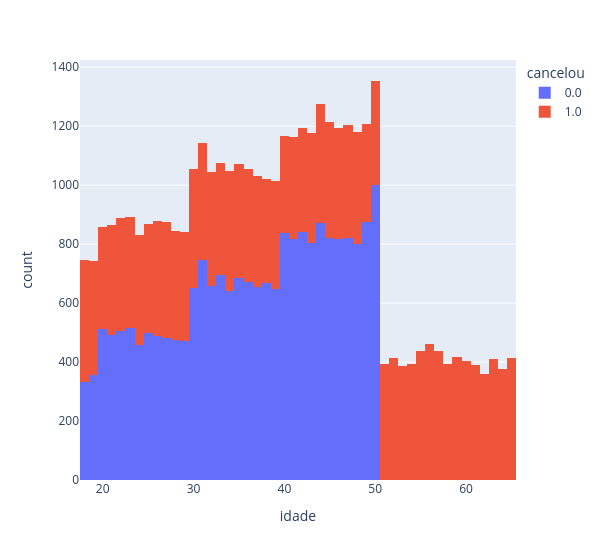
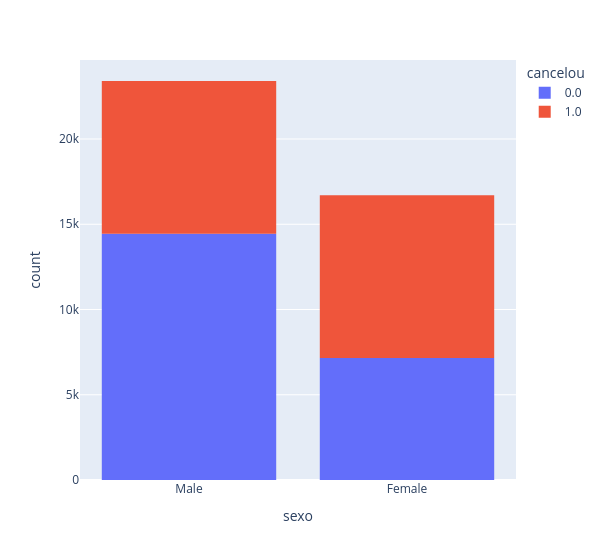
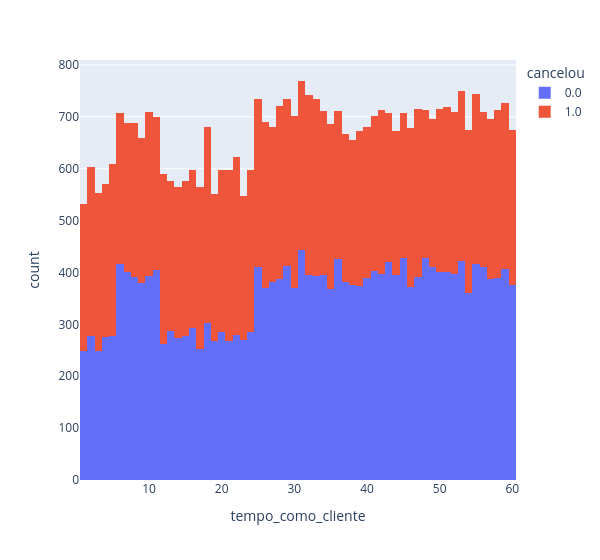
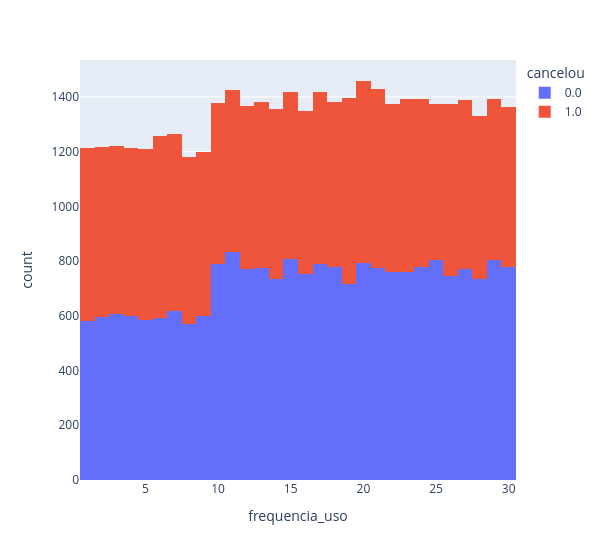

Write notebook code for charts like these, in order.
### Code cell
## Passo 5: Analisando como as colunas impactam no cancelamento

# Verificar quantidade de cancelamentos por contrato

display(tabela["duracao_contrato"].value_counts())

# Normalizando e formatando os cancelamentos por contrato
display(tabela["duracao_contrato"].value_counts(normalize=True).map("{:.1%}".format))

# Agrupando informações da duração de contrato
display(tabela.groupby("duracao_contrato").mean(numeric_only=True))

# Analisando informações do contrato mensal
tabela = tabela[tabela["duracao_contrato"]!="Monthly"]
display(tabela["cancelou"].value_counts())
display(tabela["cancelou"].value_counts(normalize=True).map("{:.1%}".format))

# Analisando assinaturas
display(tabela["assinatura"].value_counts(normalize=True))
display(tabela.groupby("assinatura").mean(numeric_only=True))

# Criando gráficos para uma melhor visualização
for coluna in tabela.columns:
    grafico = px.histogram(tabela, x=coluna, color="cancelou", width=600)
    grafico.show()

# Verificano os cancelamentos por dias de atraso e ligações ao call center
tabela = tabela[tabela["ligacoes_callcenter"]<5]
tabela = tabela[tabela["dias_atraso"]<=20]

# Verificano a tabela com as novas análises
display(tabela["cancelou"].value_counts())
display(tabela["cancelou"].value_counts(normalize=True).map("{:.1%}".format))

### Figure 1 — Plotly figure (JSON) as saved in the notebook; plotly's stock layout.template omitted (floating-point values rounded to 4 significant figures; data arrays with more than 128 entries replaced by an {"elided": "..."} marker saying what was removed)
{"data": [{"bingroup": "x", "hovertemplate": "cancelou=0.0<br>idade=%{x}<br>count=%{y}<extra></extra>", "legendgroup": "0.0", "marker": {"color": "#636efa", "pattern": {"shape": ""}}, "name": "0.0", "orientation": "v", "showlegend": true, "type": "histogram", "x": {"elided": "21603 float values"}, "xaxis": "x", "yaxis": "y"}, {"bingroup": "x", "hovertemplate": "cancelou=1.0<br>idade=%{x}<br>count=%{y}<extra></extra>", "legendgroup": "1.0", "marker": {"color": "#EF553B", "pattern": {"shape": ""}}, "name": "1.0", "orientation": "v", "showlegend": true, "type": "histogram", "x": {"elided": "18509 float values"}, "xaxis": "x", "yaxis": "y"}], "layout": {"barmode": "relative", "legend": {"title": {"text": "cancelou"}, "tracegroupgap": 0}, "margin": {"t": 60}, "width": 600, "xaxis": {"anchor": "y", "domain": [0, 1], "title": {"text": "idade"}}, "yaxis": {"anchor": "x", "domain": [0, 1], "title": {"text": "count"}}}}

### Figure 2 — Plotly figure (JSON) as saved in the notebook; plotly's stock layout.template omitted (floating-point values rounded to 4 significant figures; data arrays with more than 128 entries replaced by an {"elided": "..."} marker saying what was removed)
{"data": [{"bingroup": "x", "hovertemplate": "cancelou=0.0<br>sexo=%{x}<br>count=%{y}<extra></extra>", "legendgroup": "0.0", "marker": {"color": "#636efa", "pattern": {"shape": ""}}, "name": "0.0", "orientation": "v", "showlegend": true, "type": "histogram", "x": {"elided": "21603 str values"}, "xaxis": "x", "yaxis": "y"}, {"bingroup": "x", "hovertemplate": "cancelou=1.0<br>sexo=%{x}<br>count=%{y}<extra></extra>", "legendgroup": "1.0", "marker": {"color": "#EF553B", "pattern": {"shape": ""}}, "name": "1.0", "orientation": "v", "showlegend": true, "type": "histogram", "x": {"elided": "18509 str values"}, "xaxis": "x", "yaxis": "y"}], "layout": {"barmode": "relative", "legend": {"title": {"text": "cancelou"}, "tracegroupgap": 0}, "margin": {"t": 60}, "width": 600, "xaxis": {"anchor": "y", "domain": [0, 1], "title": {"text": "sexo"}}, "yaxis": {"anchor": "x", "domain": [0, 1], "title": {"text": "count"}}}}

### Figure 3 — Plotly figure (JSON) as saved in the notebook; plotly's stock layout.template omitted (floating-point values rounded to 4 significant figures; data arrays with more than 128 entries replaced by an {"elided": "..."} marker saying what was removed)
{"data": [{"bingroup": "x", "hovertemplate": "cancelou=0.0<br>tempo_como_cliente=%{x}<br>count=%{y}<extra></extra>", "legendgroup": "0.0", "marker": {"color": "#636efa", "pattern": {"shape": ""}}, "name": "0.0", "orientation": "v", "showlegend": true, "type": "histogram", "x": {"elided": "21603 float values"}, "xaxis": "x", "yaxis": "y"}, {"bingroup": "x", "hovertemplate": "cancelou=1.0<br>tempo_como_cliente=%{x}<br>count=%{y}<extra></extra>", "legendgroup": "1.0", "marker": {"color": "#EF553B", "pattern": {"shape": ""}}, "name": "1.0", "orientation": "v", "showlegend": true, "type": "histogram", "x": {"elided": "18509 float values"}, "xaxis": "x", "yaxis": "y"}], "layout": {"barmode": "relative", "legend": {"title": {"text": "cancelou"}, "tracegroupgap": 0}, "margin": {"t": 60}, "width": 600, "xaxis": {"anchor": "y", "domain": [0, 1], "title": {"text": "tempo_como_cliente"}}, "yaxis": {"anchor": "x", "domain": [0, 1], "title": {"text": "count"}}}}

### Figure 4 — Plotly figure (JSON) as saved in the notebook; plotly's stock layout.template omitted (floating-point values rounded to 4 significant figures; data arrays with more than 128 entries replaced by an {"elided": "..."} marker saying what was removed)
{"data": [{"bingroup": "x", "hovertemplate": "cancelou=0.0<br>frequencia_uso=%{x}<br>count=%{y}<extra></extra>", "legendgroup": "0.0", "marker": {"color": "#636efa", "pattern": {"shape": ""}}, "name": "0.0", "orientation": "v", "showlegend": true, "type": "histogram", "x": {"elided": "21603 float values"}, "xaxis": "x", "yaxis": "y"}, {"bingroup": "x", "hovertemplate": "cancelou=1.0<br>frequencia_uso=%{x}<br>count=%{y}<extra></extra>", "legendgroup": "1.0", "marker": {"color": "#EF553B", "pattern": {"shape": ""}}, "name": "1.0", "orientation": "v", "showlegend": true, "type": "histogram", "x": {"elided": "18509 float values"}, "xaxis": "x", "yaxis": "y"}], "layout": {"barmode": "relative", "legend": {"title": {"text": "cancelou"}, "tracegroupgap": 0}, "margin": {"t": 60}, "width": 600, "xaxis": {"anchor": "y", "domain": [0, 1], "title": {"text": "frequencia_uso"}}, "yaxis": {"anchor": "x", "domain": [0, 1], "title": {"text": "count"}}}}
